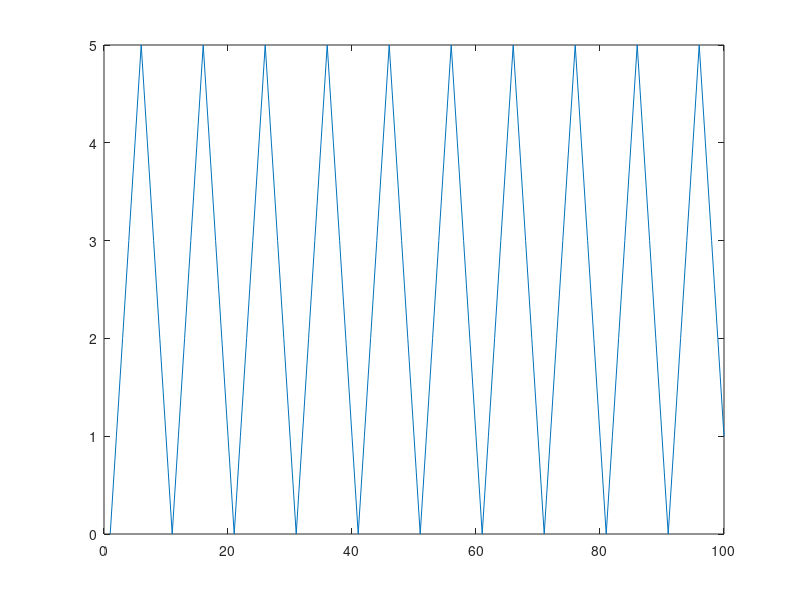

MATLAB code to generate this figure:
clc;
clear;

T = 0.0001; % sampling period in seconds
n = 0 : 10000; %n is the sample number
x = exp(-pi*n*T) + 5*sqrt(cos(n*T));
t = n*T;
plot(t,x)
xlabel('Time (seconds)');
ylabel('Amplitude');

T = 0.001; % sampling period in seconds
n = 0 : 2000; %n is the sample number
omega = 3;
x = cos(omega*n*T + 0.4);
t = n*T;
plot(t,x)
xlabel('Time (seconds)');
ylabel('Amplitude');



x = [1 2 3 3];
y = [3 6 7 ];
w = [x y];
x1 = [3 ; 2 ; 6];
y1 = [1 ; 9];
w1 = [x1 ; y1];


x2 = zeros(1, 100);
y2 = ones(1, 100);
repeating_segment = [x2 y2];
num_periods = 10;
square_waveform = []; % empty variable
for k = 1 : num_periods
square_waveform = [square_waveform repeating_segment];
end
plot(square_waveform);
ylim([-0.1 1.1])


repeating_segment = [ 0:5 4:-1:1]; % same as [ 0 1 2 3 4 5 4 3 2 1 ]
num_periods = 10;
trangular_waveform = []; % empty variable
for k = 1 : num_periods
trangular_waveform = [trangular_waveform repeating_segment];
end
plot(trangular_waveform);












